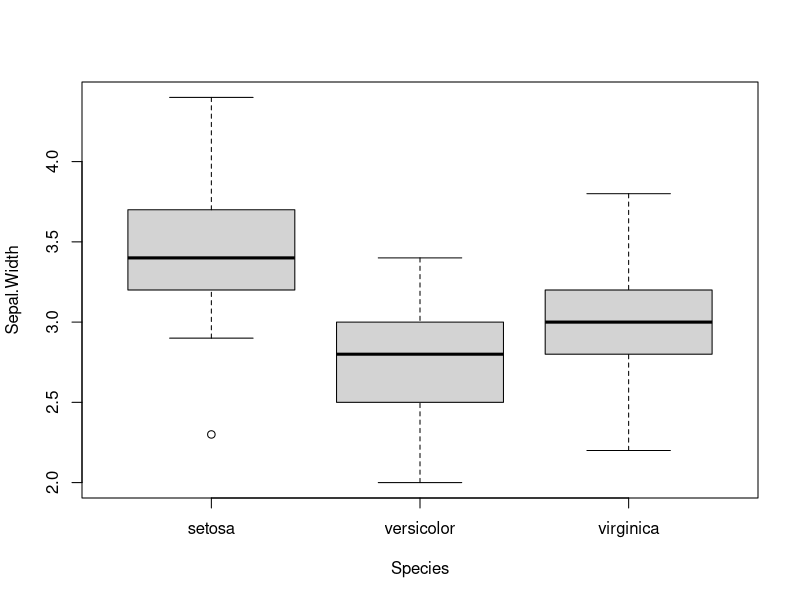
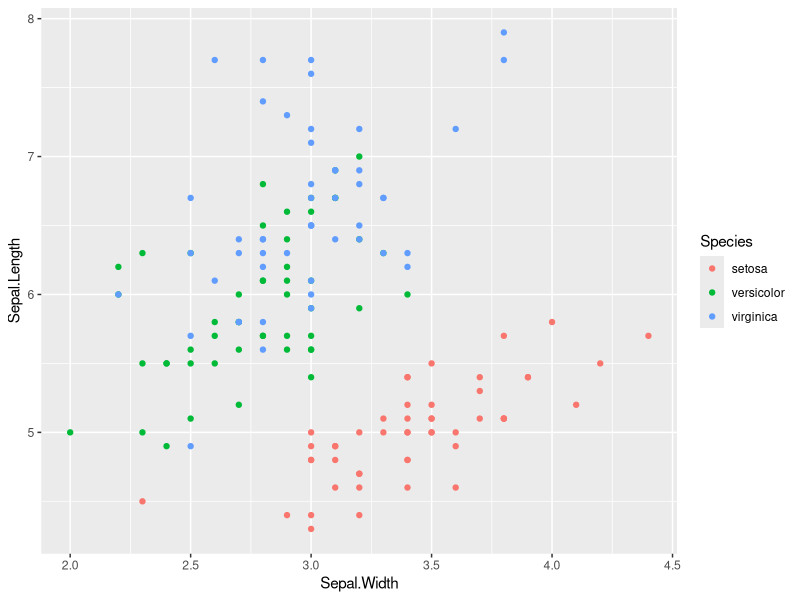
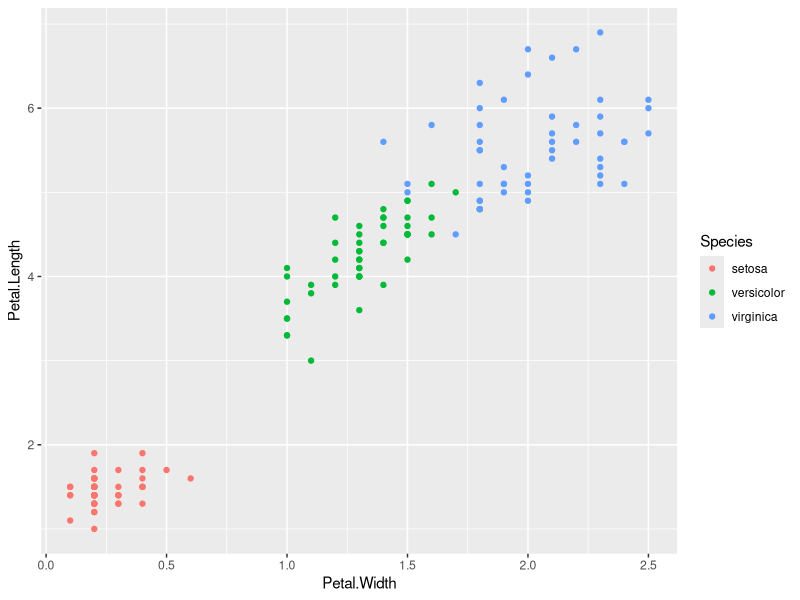
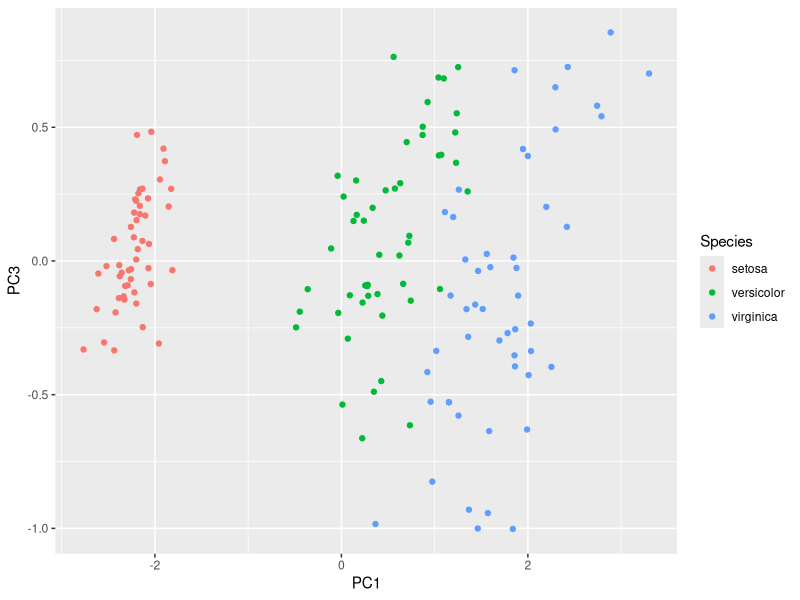
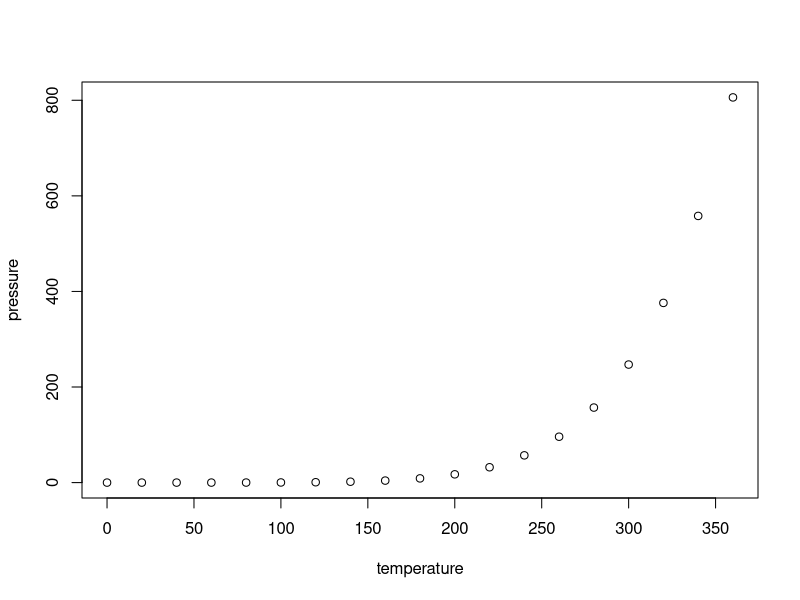

Recreate these plots in R, in order.
## ---- chunk 1
# this is a comment, it will be ignored
knitr::opts_chunk$set(echo = TRUE)
## ---- chunk 2
data(iris)
summary(iris)
## ---- chunk 3
boxplot(Sepal.Width ~ Species, data = iris)
## ---- chunk 4
library(ggplot2)
## your first ggplot graphics
ggplot(iris, aes(x = Sepal.Width, y = Sepal.Length, color = Species)) +
  geom_point()
## ---- chunk 5
library(ggplot2)
## your first ggplot graphics
ggplot(iris, aes(x = Petal.Width, y = Petal.Length, color = Species)) +
  geom_point()
## ---- chunk 6
pca <- prcomp(iris[,1:4], scale.=TRUE)
## ---- chunk 7
df <- cbind(iris, pca$x)
## ---- chunk 8
ggplot(df, aes(x = PC1, y = PC3, color = Species)) +
  geom_point()
## ---- chunk 9
data(iris)
summary(iris)
## ---- chunk 10
iris_first_10 <- head(iris, n = 10)
knitr::kable(iris_first_10)
## ---- chunk 11
plot(pressure)
